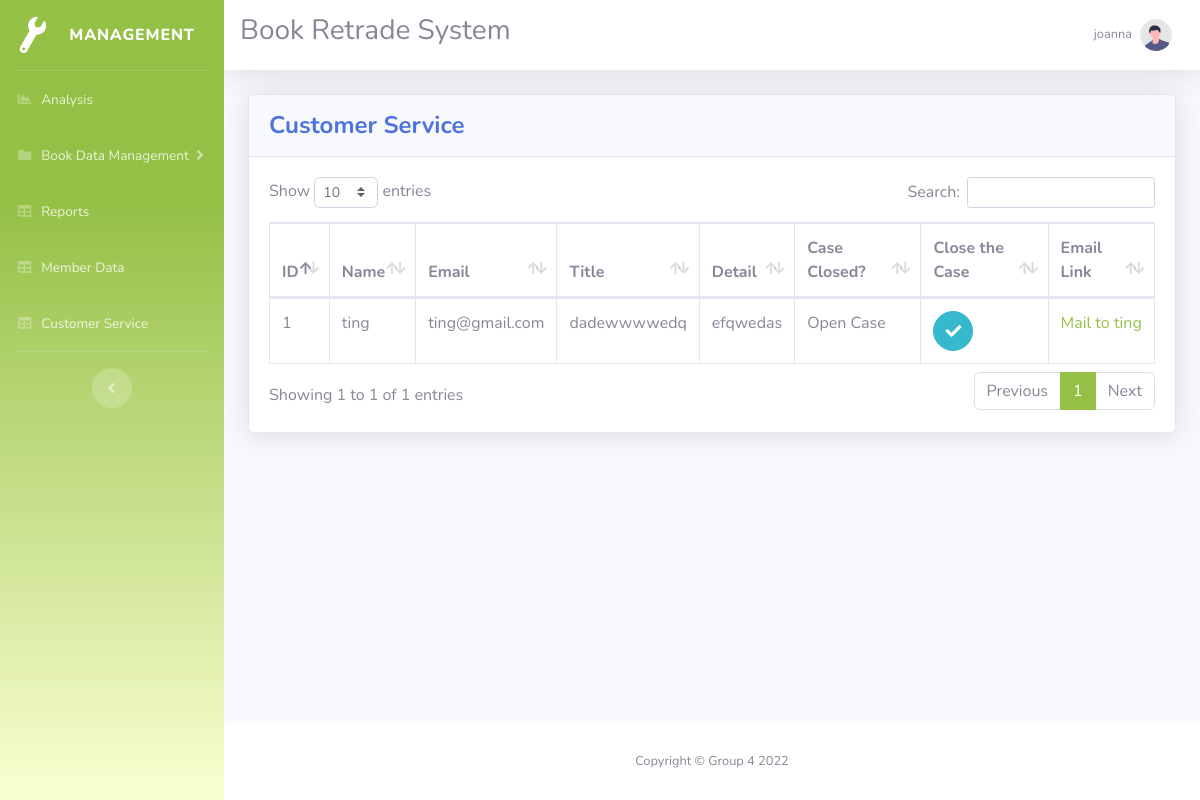
Page /Customer_Service.php (signed in) on the committed database.
### tables this page shows
CREATE TABLE `customer_service` (
  `service_id` int(20) NOT NULL,
  `service_name` varchar(50) NOT NULL,
  `service_email` varchar(50) NOT NULL,
  `service_title` varchar(100) NOT NULL,
  `service_content` varchar(100) NOT NULL,
  `service_end` int(11) NOT NULL
);

### developers.php (called while the page is built)
<?php
include("database.php");
$db= $conn;
$tableName="customer_service";
$columns= ['service_id', 'service_name','service_email','service_title','service_content', 'service_end'];
$fetchData = fetch_data($db, $tableName, $columns);
function fetch_data($db, $tableName, $columns){
 if(empty($db)){
  $msg= "Database connection error";
 }elseif (empty($columns) || !is_array($columns)) {
  $msg="columns Name must be defined in an indexed array";
 }elseif(empty($tableName)){
   $msg= "Table Name is empty";
}
else{
$columnName = implode(", ", $columns);
$query = "SELECT ".$columnName." FROM $tableName"." ORDER BY service_id DESC";
$result = $db->query($query);
if($result== true){
 if ($result->num_rows > 0) {
    $row= mysqli_fetch_all($result, MYSQLI_ASSOC);
    $msg= $row;
 } else {
    $msg= "No Data Found";
 }
}else{
  $msg= mysqli_error($db);
}
}
return $msg;
}
?>

### Customer_Service.php (the view, shortened to what this page needs)
<?php
include("developers.php");
?>
<!DOCTYPE html>
<html lang="en">
<head>
    <link href="vendor/fontawesome-free/css/all.min.css" rel="stylesheet" type="text/css">
    <link href="css/sb-admin-2.min.css" rel="stylesheet">
    <link href="vendor/datatables/dataTables.bootstrap4.min.css" rel="stylesheet">
</head>
<body id="page-top">
    <div id="wrapper">
        <ul class="navbar-nav bg-gradient-primary sidebar sidebar-dark accordion" id="accordionSidebar">
            <a class="sidebar-brand d-flex align-items-center justify-content-center" href="charts.php">
                <div class="sidebar-brand-icon rotate-n-15">
                      <i class="fas fa-fw fa-wrench"></i>
                </div>
                <div class="sidebar-brand-text mx-3">Management</div>
            </a>
            <hr class="sidebar-divider my-0">
            <li class="nav-item ">
                <a class="nav-link" href="charts.php">
                    <i class="fas fa-fw fa-chart-area"></i>
                    <span>Analysis</span></a>
            </li>
            <li class="nav-item">
                <a class="nav-link collapsed" href="admin.php" data-toggle="collapse" data-target="#collapsePages"
                    aria-expanded="true" aria-controls="collapsePages">
                    <i class="fas fa-fw fa-folder"></i>
                    <span>Book Data Management</span>
                </a>
                <li class="nav-item ">
                <a class="nav-link" href="report.php">
                    <i class="fas fa-fw fa-table"></i>
                    <span>Reports</span></a>
            </li>
            </li>
            <li class="nav-item ">
                <a class="nav-link" href="Member_Info.php">
                    <i class="fas fa-fw fa-table"></i>
                    <span>Member Data</span></a>
            </li>
            <li class="nav-item ">
                <a class="nav-link" href="Customer_Service.php">
                    <i class="fas fa-fw fa-table"></i>
                    <span>Customer Service</span></a>
            </li>
            <hr class="sidebar-divider d-none d-md-block">
            <div class="text-center d-none d-md-inline">
                <button class="rounded-circle border-0" id="sidebarToggle"></button>
            </div>
        </ul>
        <div id="content-wrapper" class="d-flex flex-column">
            <div id="content">
                <nav class="navbar navbar-expand navbar-light bg-white topbar mb-4 static-top shadow">
                    <form class="form-inline">
                        <div>
                        <h3>Book Retrade System</h3></div>
                    </form>
                    <ul class="navbar-nav ml-auto">
                            <li class="nav-item dropdown no-arrow">
                            <a class="nav-link dropdown-toggle" href="#" id="userDropdown" role="button"
                                data-toggle="dropdown" aria-haspopup="true" aria-expanded="false">
                                <span class="mr-2 d-none d-lg-inline text-gray-600 small"> <?php echo $_SESSION['name']?></span>
                                <img class="img-profile rounded-circle"
                                    src="img/undraw_profile.svg">
                            </a>
                        </li>
                    </ul>
                </nav>
                <div class="container-fluid">
                    <div class="card shadow mb-4">
                        <div class="card-header py-3">
                            <h4 class="m-0 font-weight-bold text-primary">Customer Service</h4>
                        </div>
                        <div class="card-body">
                            <div class="table-responsive">
                                <table class="table table-bordered" id="dataTable" width="100%" cellspacing="0">
                                <thead>
                                        <tr>
                                            <th>ID</th>
                                            <th>Name</th>
                                            <th>Email</th>
                                            <th>Title</th>
                                            <th>Detail</th>
                                            <th>Case Closed?</th>
                                            <th>Close the Case</th>
                                            <th>Email Link</th>
                                        </tr>
                                    </thead>
                                    <tbody>
                                    <?php
                                    if(is_array($fetchData)){
                                        foreach($fetchData as $data){
                                        ?>
                                        <tr>
                                        <td><?php echo $data['service_id']??''; ?></td>
                                        <td><?php echo $data['service_name']??''; ?></td>
                                        <td><?php echo $data['service_email']??''; ?></td>
                                        <td><?php echo $data['service_title']??''; ?></td>
                                        <td><?php echo $data['service_content']??''; ?></td>
                                        <td><?php if($data['service_end'] == 1) echo 'Closed'; else if($data['service_end'] == 0) echo 'Open Case'; else echo "error"; ?></td>
                                        <td><a href = "#" onclick="EndofService('<?php echo $data['service_id']; ?>')"class="btn btn-info btn-circle"><i class="fas fa-check"></i></a></td>
                                        <td><a href="mailto:'<?php echo $data['service_email']?>'">Mail to <?php echo $data['service_name']; ?></a></td>
                                        </tr>
                                        <?php
                                        ;}}else{ ?>
                                            <tr>
                                             <td colspan="9">No data found</td>
                                            </tr>
                                         <?php } ?>
                                    </tbody>
                                </table>
                            </div>
                        </div>
                    </div>
                </div>
            </div>
            <footer class="sticky-footer bg-white">
                <div class="container my-auto">
                    <div class="copyright text-center my-auto">
                        <span>Copyright &copy; Group 4 2022</span>
                    </div>
                </div>
            </footer>
        </div>
    </div>
</body>

### rows in the picture
customer_service: service_id "1", service_name "ting", service_email "ting@gmail.com", service_title "dadewwwwedq", service_content "efqwedas", service_end "Open Case"

### other values in the picture
$_SESSION['name'] "joanna"
